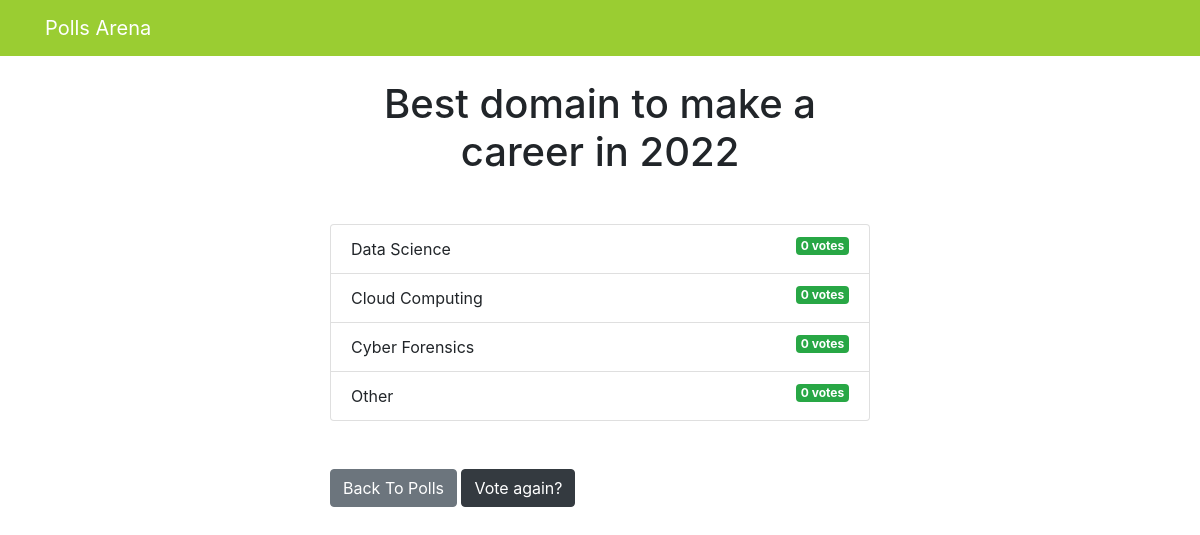
Screenshot of /polls/3/results/ with the database file from the repository.
### polls/models.py (models this page shows, shortened)
class Question(models.Model):
    question_text = models.CharField(max_length=200)
    pub_date = models.DateTimeField('date published')

class Choice(models.Model):
    question = models.ForeignKey(Question, on_delete=models.CASCADE)
    choice_text = models.CharField(max_length=200)
    votes = models.IntegerField(default=0)

### polls/views.py (the view)
# urls.py: path('<int:question_id>/results/', views.results, name='results'),
def results(request, question_id):
  question = get_object_or_404(Question, pk=question_id)
  return render(request, 'polls/results.html', { 'question': question })

### templates/polls/results.html (shortened to what this page needs)
{% extends 'base.html' %}
{% block content %}
<h1 class="mb-5 text-center">{{ question.question_text }}</h1>
<ul class="list-group mb-5">
	{% for choice in question.choice_set.all %}
	<li class="list-group-item">
		{{ choice.choice_text }}  <span class="badge badge-success float-right">{{ choice.votes }} vote{{ choice.votes | pluralize }}</span>
	</li>
	{% endfor %}
</ul>
<a class="btn btn-secondary" href="{% url 'polls:index' %}">Back To Polls</a>
<a class="btn btn-dark" href="{% url 'polls:detail' question.id %}">Vote again?</a>
{% endblock content %}

### templates/base.html (shortened to what this page needs)
<!DOCTYPE html>
<html lang="en">
  <head>
    <link
      rel="stylesheet"
      href="https://stackpath.bootstrapcdn.com/bootstrap/4.3.1/css/bootstrap.min.css"
    />
  </head>
  <body>
    {% include 'partials/_navbar.html' %}
    <div class="container">
      <div class="row">
        <div class="col-md-6 m-auto">
          {% block content %}{% endblock %}
        </div>
      </div>
    </div>
  </body>
</html>

### templates/partials/_navbar.html (shortened to what this page needs)
<nav class="navbar navbar-dark mb-4 nav">
	<div class="container">
		<a class="navbar-brand" href="/">Polls Arena</a>
	</div>
</nav>

### templates/partials/_navbar.html (style rules this page uses)
.navbar { background: yellowgreen; }

### rows the page displays
Question: question_text "Best domain to make a career in 2022"
Choice: choice_text "Data Science", votes "0", votes|pluralize "s"
Choice: choice_text "Cloud Computing", votes "0", votes|pluralize "s"
Choice: choice_text "Cyber Forensics", votes "0", votes|pluralize "s"
Choice: choice_text "Other", votes "0", votes|pluralize "s"
